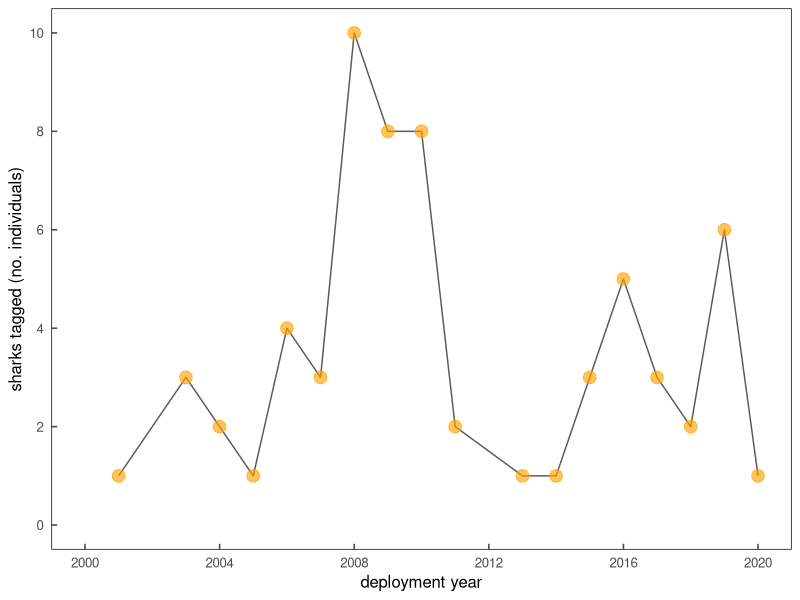
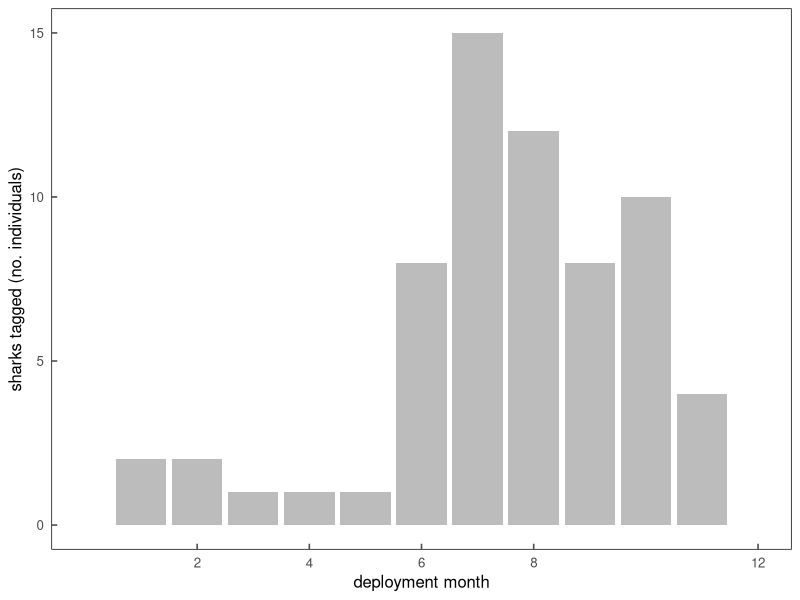
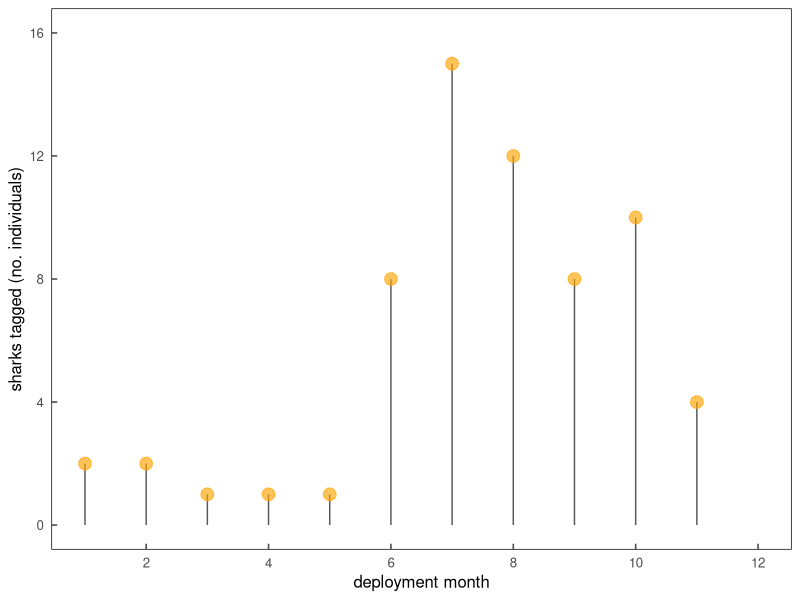
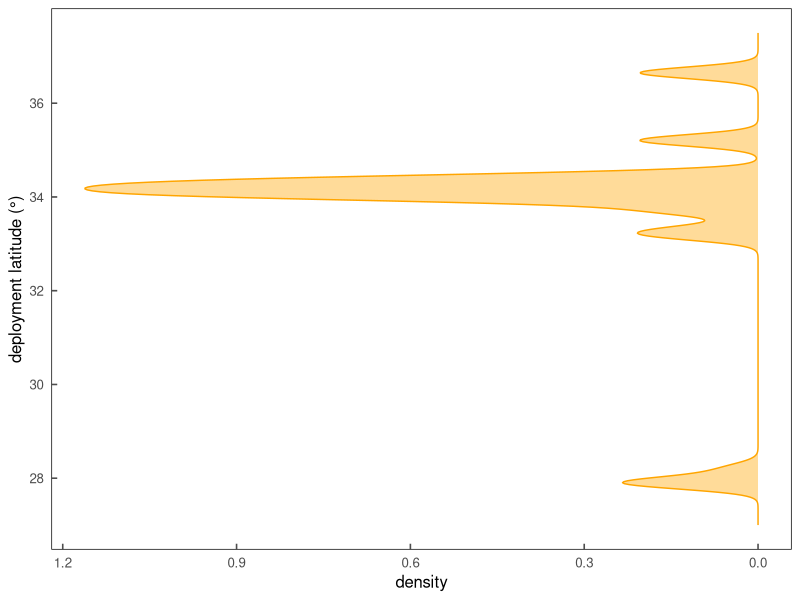
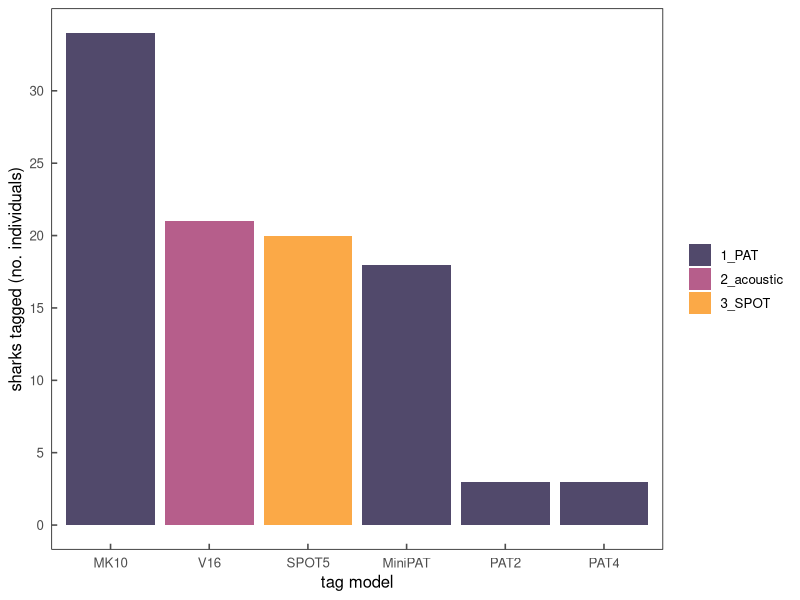
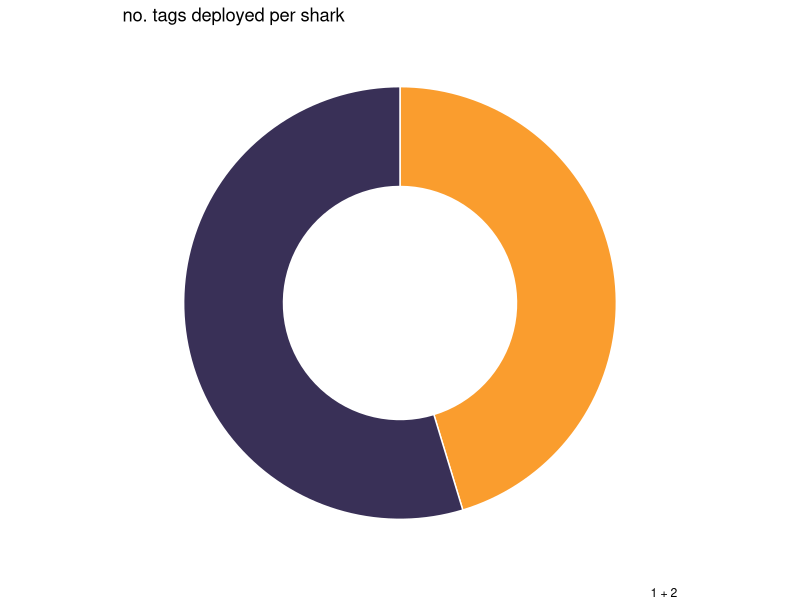
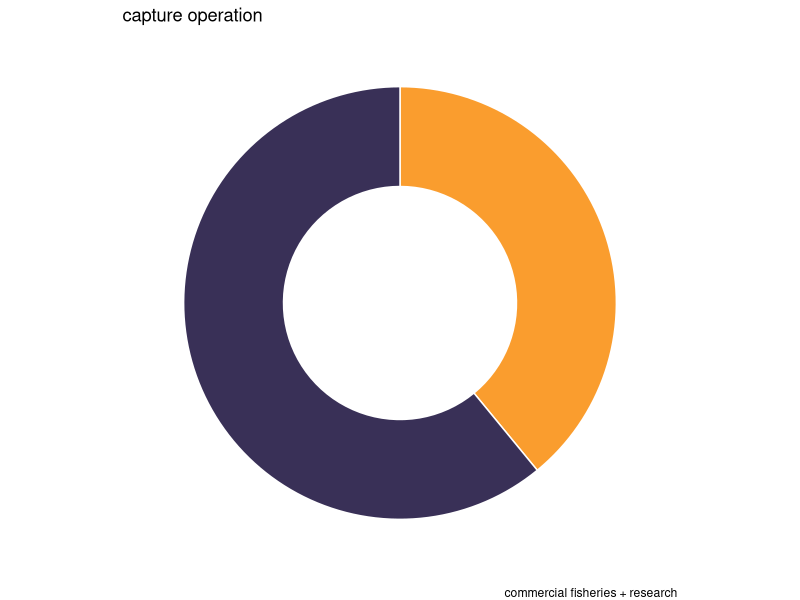
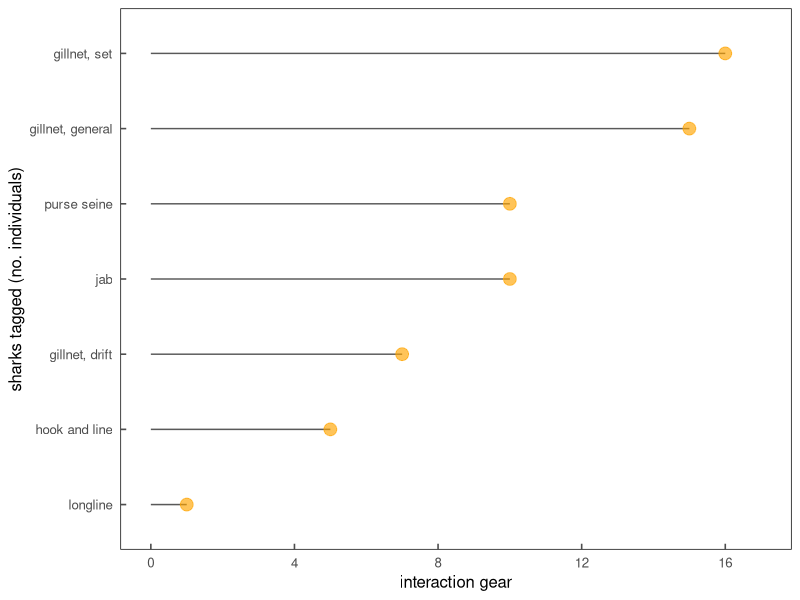

Write R code to recreate these figures, in order.
## plots and dataviz for JWS metadata paper
## build several plots from raw data csvs and DFs 
## Pretty standard stuff really 


library(plyr)
library(dplyr)
library(data.table)
library(ggthemes)
library(ggplot2)
library(tidyverse)
library(forcats)
library(tidyr)


themeKV <-theme_few()+
  theme(strip.background = element_blank(),
        axis.line = element_blank(),
        axis.text.x = element_text(margin = margin(0.2, unit = "cm")),
        axis.text.y = element_text(margin = margin(c(1, 0.2), unit = "cm")),
        axis.ticks.length=unit(-0.15, "cm"),element_line(colour = "black", size=.5),
        panel.border = element_rect(colour = "black", fill=NA, size=.5),
        legend.title=element_blank(),
        strip.text=element_text(hjust=0))
        

## make a series of plots on the capture program tagging metadata
## should be figure 1a-h in the paper

## first plot is the no. tags deployed time series
## line plot
metaDF <- read.csv('./data/jws_tag_metadata.csv', header = T)
ggplot(metaDF, aes(x = YEAR_CAP)) +
  themeKV +
  geom_line(stat="count",alpha=0.65) +
  geom_point(stat="count",alpha=0.65, size=4, color="orange") +
  xlab("deployment year") +
  ylab("sharks tagged (no. individuals)") +
  scale_y_continuous(limits = c(0,10),
                     breaks = c(0,2,4,6,8,10)) +
  scale_x_continuous(limits = c(2000,2020),
                     breaks = c(2000,2004,2008,2012,2016,2020))
  

## tags deploymed by numerical month, lolli + bar plot
## bar vers
metaDF <- read.csv('./data/jws_tag_metadata.csv', header = T)
ggplot(metaDF, aes(x = MONTH_CAP)) +
  themeKV +
  geom_bar(stat="count",alpha=0.4) +
  xlab("deployment month") +
  ylab("sharks tagged (no. individuals)") +
  scale_x_continuous(limits = c(0,12),
                     breaks = c(2,4,6,8,12))
## lollipop vers
metaDF <- read.csv('./data/jws_tag_metadata.csv', header = T)
metaDF %>%
group_by(MONTH_CAP) %>% 
  summarise(count = n()) %>% 
  ggplot(aes(x = MONTH_CAP, y = count)) +
  themeKV +
  geom_segment(aes(x= MONTH_CAP, xend= MONTH_CAP, y=0, yend=count), alpha=0.65) +
  geom_point(alpha=0.65, size=4, color="orange") +
  xlab("deployment month") +
  ylab("sharks tagged (no. individuals)") +
  scale_y_continuous(limits = c(0,16),
                     breaks = c(0,4,8,12,16)) +
  scale_x_continuous(limits = c(1,12),
                     breaks = c(2,4,6,8,10,12))


## tags deploymed by latitude
## density plot
ggplot(metaDF, aes(x = LAT_REL)) +
  themeKV +
  geom_density(color = "orange", fill = "orange", alpha=0.4) +
  xlab("deployment latitude (°)") +
  scale_x_continuous(limits = c(27,37.5),
                     breaks = c(28,30,32,34,36)) +
  scale_y_reverse()+
   ## flip axes to mimic map + coastline orientation
    coord_flip()


## types of tags deployed
## bar plot
library(viridis)
tagDF <- read.csv('./data/jws_tag_types.csv', header = T)
ggplot(tagDF, aes(x = fct_infreq(TAG_MODEL),fill=TAG_TYPE)) +
  ## ggplot(tagDF, aes(x = TAG_MODEL)) +
  themeKV +
  geom_bar(stat="count",alpha=0.75) +
  scale_fill_viridis_d(
    alpha = 1,
    begin = 0.1,
    end = 0.75,
    direction = 1,
    option = "inferno",
    aesthetics = "fill"
  ) +
  xlab("tag model") +
  ylab("sharks tagged (no. individuals)") +
  scale_y_continuous(breaks = c(0,5,10,15,20,25,30))


## number of tags deployed per shark
## donut plot
metaDF <- read.csv('./data/jws_tag_metadata.csv', header = T)
metaDF %>%
  group_by(TAGS_NO) %>% 
  summarise(count = n()) %>% 
  ggplot(aes(x = 2, y = count, fill = count)) +
  geom_bar(stat="identity",color="white",show.legend = FALSE) +
  coord_polar("y", start = 0) +
##  geom_text(aes(y = lab.pos, label = paste(percentage,"%", sep = "")), col = "white") +
  theme_void() +
  scale_fill_viridis_c(
    alpha = 0.85,
    begin = 0.1,
    end = 0.75,
    direction = -1,
    option = "inferno",
    aesthetics = "fill") +
  xlim(0.5,2.5) +
  labs(title = "no. tags deployed per shark",
       ##       subtitle = "capture operation",
       caption = "1 + 2")  
  

## capture operation type
## donut plot
metaDF <- read.csv('./data/jws_tag_metadata.csv', header = T)
metaDF %>%
  group_by(INTERACTION) %>% 
  summarise(count = n()) %>% 
  ggplot(aes(x = 2, y = count, fill = count)) +
  geom_bar(stat="identity",color="white",show.legend = FALSE) +
  coord_polar("y", start = 0) +
    theme_void() +
    scale_fill_viridis_c(
    alpha = 0.85,
    begin = 0.1,
    end = 0.75,
    direction = -1,
    option = "inferno",
    aesthetics = "fill") +
  xlim(0.5,2.5) +
  labs(title = "capture operation",
##       subtitle = "capture operation",
       caption = "commercial fisheries + research")


## capture gear type
## lollipop
metaDF <- read.csv('./data/jws_tag_metadata.csv', header = T)
metaDF %>%
  group_by(CAPTURE_GEAR) %>% 
  summarise(count = n()) %>% 
  ggplot(aes(x = count, y=CAPTURE_GEAR)) +
  themeKV +
## reorder y axis in descending order based on count
  geom_segment(aes(y=fct_reorder(CAPTURE_GEAR, count),yend= CAPTURE_GEAR, x=0, xend=count), alpha=0.65) +
  geom_point(alpha=0.65, size=4, color="orange") +
  xlab("interaction gear") +
  ylab("sharks tagged (no. individuals)") +
  scale_x_continuous(limits = c(0,17),
                     breaks = c(0,4,8,12,16))


## Target fishery used to deploy tags
## bar plot
## would prefer to sort fill scale by count, but cannot figure out
## so hard wired into variable names in col by their count rank (1,2,3...)
library(viridis)
metaDF <- read.csv('./data/jws_tag_metadata.csv', header = T) 
ggplot(metaDF, aes(x = fct_infreq(TARGET_FISHERY), fill= TARGET_FISHERY)) +
  themeKV +
  geom_bar(stat="count", alpha=0.75) +
  scale_fill_viridis_d(
    alpha = 1,
    begin = 0.1,
    end = 0.75,
    direction = 1,
    option = "inferno",
    aesthetics = "fill"
  ) +
  xlab("fishery target species") +
## remove NA values from the diplayed counts
  scale_x_discrete(na.translate = FALSE) +
  ylab("sharks tagged (no. individuals)") +
  scale_y_continuous(breaks = c(0,4,8,12,16))
